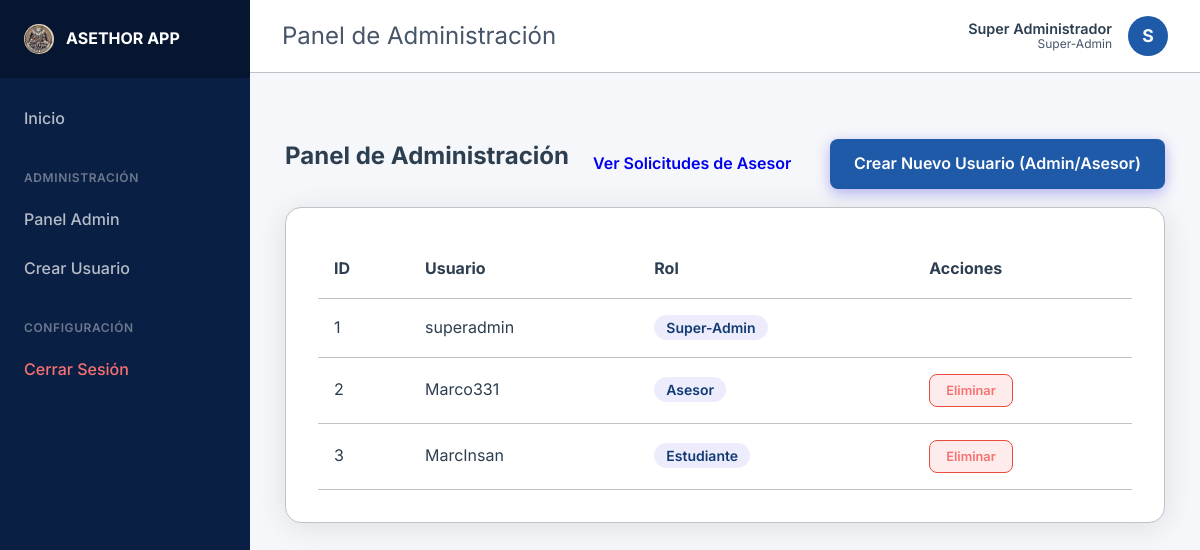
The app's page /admin/dashboard (signed in), older data.
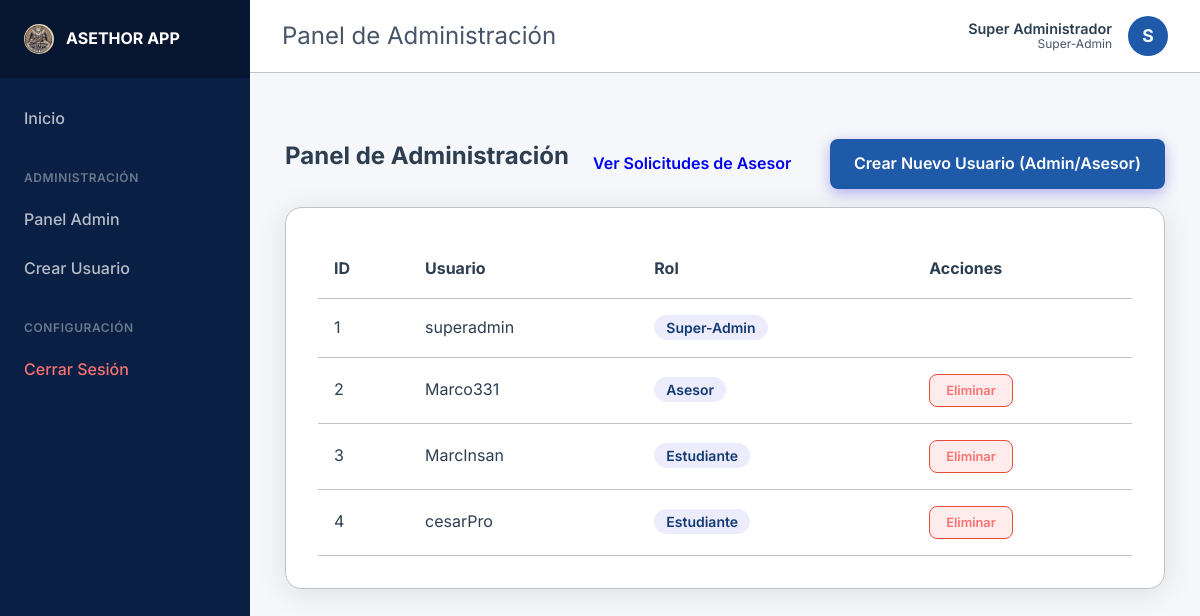
The same page, newer data.
### app/models.py (models this page shows, shortened)
class Profile(db.Model):
    id = db.Column(db.Integer, primary_key=True)
    user_id = db.Column(db.Integer, db.ForeignKey('user.id'), nullable=False)
    full_name = db.Column(db.String(100), nullable=True)
    bio = db.Column(db.Text, nullable=True)
    strengths = db.Column(db.String(200), nullable=True) # e.g. "matemáticas, programación"
    focus_areas = db.Column(db.String(200), nullable=True) # e.g. "álgebra, base de datos sql"
    rating_avg = db.Column(db.Float, default=0.0) # Calculated average for Asesores

class User(db.Model, UserMixin):
    id = db.Column(db.Integer, primary_key=True)
    username = db.Column(db.String(20), unique=True, nullable=False)
    password_hash = db.Column(db.String(60), nullable=False)
    role = db.Column(db.String(20), nullable=False, default='Estudiante') # Super-Admin, Admin, Asesor, Estudiante
    profile = db.relationship('Profile', backref='user', uselist=False, cascade='all, delete-orphan')
    sessions_given = db.relationship('TutoringSession', backref='asesor', cascade='all, delete-orphan')
    reviews_received = db.relationship('Review', foreign_keys='Review.asesor_id', backref='asesor_reviewed', cascade='all, delete-orphan')
    enrollments = db.relationship('Enrollment', backref='student', cascade='all, delete-orphan')
    reviews_given = db.relationship('Review', foreign_keys='Review.student_id', backref='student_reviewer', cascade='all, delete-orphan')

### app/routes/admin.py (the view)
@admin.route('/dashboard')
def dashboard():
    users = User.query.all()
    return render_template('admin/dashboard.html', title='Panel de Administración', users=users)

### app/models.py (called while the page is built)
@login_manager.user_loader
def load_user(user_id):
    return User.query.get(int(user_id))

### app/routes/admin.py (called while the page is built)
@admin.before_request
@login_required
def check_admin():
    if current_user.role not in ['Super-Admin', 'Admin']:
        flash('No tienes permiso para acceder a esta página.', 'danger')
        return redirect(url_for('main.home'))

### app/templates/admin/dashboard.html
{% extends 'base.html' %}
{% block content %}
<div class="d-flex justify-between align-center mb-2">
    <h2>Panel de Administración</h2>
    <div>
        <a href="{{ url_for('admin.role_requests') }}" class="btn btn-secondary" style="margin-right: 10px;">Ver Solicitudes de Asesor</a>
        <a href="{{ url_for('admin.create_user') }}" class="btn btn-primary">Crear Nuevo Usuario (Admin/Asesor)</a>
    </div>
</div>
<div class="glass card" style="overflow-x: auto;">
    <table style="width: 100%; border-collapse: collapse; text-align: left;">
        <thead>
            <tr style="border-bottom: 1px solid var(--surface-border);">
                <th style="padding: 1rem;">ID</th>
                <th style="padding: 1rem;">Usuario</th>
                <th style="padding: 1rem;">Rol</th>
                <th style="padding: 1rem;">Acciones</th>
            </tr>
        </thead>
        <tbody>
            {% for user in users %}
            <tr style="border-bottom: 1px solid var(--surface-border);">
                <td style="padding: 1rem;">{{ user.id }}</td>
                <td style="padding: 1rem;">{{ user.username }}</td>
                <td style="padding: 1rem;"><span class="badge">{{ user.role }}</span></td>
                <td style="padding: 1rem;">
                    {% if user.id != current_user.id and user.role != 'Super-Admin' %}
                        {% if current_user.role == 'Super-Admin' or (current_user.role == 'Admin' and user.role not in ['Super-Admin', 'Admin']) %}
                            <form action="{{ url_for('admin.delete_user', user_id=user.id) }}" method="POST" style="display:inline;">
                                <button type="submit" class="btn btn-danger" style="padding: 0.5rem 1rem; font-size: 0.8rem;" onclick="return confirm('¿Estás seguro de eliminar a este usuario?');">Eliminar</button>
                            </form>
                        {% endif %}
                    {% endif %}
                </td>
            </tr>
            {% endfor %}
        </tbody>
    </table>
</div>
{% endblock %}

### app/templates/base.html (shortened to what this page needs)
<!DOCTYPE html>
<html lang="es">
<head>
    <link rel="stylesheet" href="{{ url_for('static', filename='css/style.css') }}">
</head>
<body>
    {% if current_user.is_authenticated %}
    <div class="app-wrapper">
        <aside class="sidebar">
            <div class="sidebar-header">
                <img src="{{ url_for('static', filename='img/logo.jpg') }}" alt="Logo" style="height: 30px; object-fit: cover; border-radius: 50%;">
                <span style="font-weight: 700;">ASETHOR APP</span>
            </div>
            <nav class="sidebar-nav">
                <a href="{{ url_for('main.home') }}" class="sidebar-link">Inicio</a>
                {% if current_user.role == 'Super-Admin' or current_user.role == 'Admin' %}
                    <div class="sidebar-section">Administración</div>
                    <a href="{{ url_for('admin.dashboard') }}" class="sidebar-link">Panel Admin</a>
                    <a href="{{ url_for('admin.create_user') }}" class="sidebar-link">Crear Usuario</a>
                {% endif %}
                <div class="sidebar-section">Configuración</div>
                <a href="{{ url_for('auth.logout') }}" class="sidebar-link" style="color: #f87171;">Cerrar Sesión</a>
            </nav>
        </aside>
        <main class="main-wrapper">
            <header class="topbar">
                <div class="topbar-title">{% if title %}{{ title }}{% else %}Inicio{% endif %}</div>
                <div class="topbar-profile">
                    <div style="text-align: right; line-height: 1.2;">
                        <div style="font-weight: 600; color: var(--text-primary); font-size: 0.9rem;">{{ current_user.profile.full_name or current_user.username }}</div>
                        <div style="font-size: 0.75rem; color: var(--text-secondary);">{{ current_user.role }}</div>
                    </div>
                    <div class="avatar">{{ current_user.username[0]|upper }}</div>
                </div>
            </header>
            <div class="container" style="padding: 2rem;">
    {% endif %}
        {% block content %}{% endblock %}
    {% if current_user.is_authenticated %}
            </div>
        </main>
    </div>
    {% else %}
    </main>
    {% endif %}
</body>
</html>

### app/static/css/style.css (style rules this page uses)
:root { --bg-color: #F5F7FA; --navbar-bg: #0A1F44; --surface-color: #FFFFFF; --surface-border: #BDC3C7; --primary-color: #1E5AA8; --primary-hover: #123A73; --text-primary: #2C3E50; --text-secondary: #475569; --danger-color: #E74C3C; --success-color: #2ECC71; --warning-color: #f59e0b; --font-family: 'Inter', sans-serif; }
* { box-sizing: border-box; margin: 0; padding: 0; }
body { background-color: var(--bg-color); color: var(--text-primary); font-family: var(--font-family); line-height: 1.6; min-height: 100vh; display: flex; flex-direction: column; background-image: radial-gradient(circle at top right, rgba(30, 90, 168, 0.05), transparent 40%), radial-gradient(circle at bottom left, rgba(46, 204, 113, 0.05), transparent 40%); background-attachment: fixed; }
.glass { background: var(--surface-color); backdrop-filter: blur(12px); -webkit-backdrop-filter: blur(12px); border: 1px solid var(--surface-border); border-radius: 16px; box-shadow: 0 4px 30px rgba(0, 0, 0, 0.1); }
.container { max-width: 1200px; margin: 0 auto; padding: 2rem; flex: 1; }
.card { padding: 2rem; margin-bottom: 2rem; }
.btn { display: inline-block; padding: 0.75rem 1.5rem; border-radius: 8px; font-weight: 600; text-align: center; cursor: pointer; border: none; text-decoration: none; font-family: var(--font-family); }
.btn-primary { background-color: var(--primary-color); color: white; box-shadow: 0 4px 14px rgba(79, 70, 229, 0.4); }
.btn-danger { background-color: rgba(239, 68, 68, 0.1); color: #f87171; border: 1px solid var(--danger-color); }
h1, h2, h3 { margin-bottom: 1rem; font-weight: 700; color: var(--text-primary); }
.mb-2 { margin-bottom: 1rem; }
.d-flex { display: flex; }
.justify-between { justify-content: space-between; }
.align-center { align-items: center; }
.badge { padding: 0.25rem 0.75rem; border-radius: 999px; font-size: 0.875rem; font-weight: 600; background: rgba(79, 70, 229, 0.1); color: var(--primary-hover); }
.app-wrapper { display: flex; min-height: 100vh; }
.sidebar { width: 250px; background-color: var(--navbar-bg); color: rgba(255, 255, 255, 0.7); display: flex; flex-direction: column; position: fixed; height: 100vh; overflow-y: auto; }
.sidebar-header { padding: 1.5rem; background-color: rgba(0, 0, 0, 0.3); display: flex; align-items: center; gap: 0.75rem; color: #ffffff; }
.sidebar-nav { padding: 1rem 0; display: flex; flex-direction: column; }
.sidebar-link { padding: 0.75rem 1.5rem; color: rgba(255, 255, 255, 0.7); text-decoration: none; display: flex; align-items: center; gap: 0.75rem; font-weight: 500; transition: all 0.3s ease; }
.sidebar-section { padding: 1.5rem 1.5rem 0.5rem; font-size: 0.75rem; text-transform: uppercase; letter-spacing: 0.05em; color: rgba(255, 255, 255, 0.4); font-weight: 600; }
.main-wrapper { flex: 1; margin-left: 250px; display: flex; flex-direction: column; background-color: var(--bg-color); }
.topbar { background-color: #ffffff; padding: 1rem 2rem; display: flex; justify-content: space-between; align-items: center; border-bottom: 1px solid var(--surface-border); }
.topbar-title { font-size: 1.5rem; color: var(--text-secondary); }
.topbar-profile { display: flex; align-items: center; gap: 1rem; }
.avatar { width: 40px; height: 40px; border-radius: 50%; background-color: var(--primary-color); color: var(--bg-color); display: flex; align-items: center; justify-content: center; font-weight: bold; font-size: 1.1rem; }

Row changes from the older to the newer data that the page shows:
added User: id "4", username "cesarPro", role "Estudiante"
